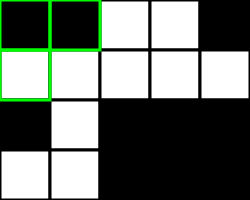
Frame 1 (no input)
Frame 60 (no input): identical to frame 1, image omitted
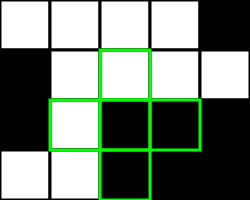
Frame 120 (the mouse pressed at the canvas centre since frame 60)

The p5.js sketch that drew these frames (run headless with seeded random() and noise() and a simulated clock; from frame 60 on, the mouse is pressed at the canvas centre):

// p5.js sketch
// ── sketch.js
// Puzzle game Starter
// Tyler Lusher 
// November 6
// A first foray into working with 2d arrays 


let grid =
[ [255,  0,    255,  0,    255],
  [0,    0,    0,    255,  0],
  [255,  255,  0,    255,  0],
  [255,  0,    0,    255,  0]
];

let gridHighlight =
[ [0,  0,    0,  0,    0],
  [0,    0,    0,    0,  0],
  [0,  0,  0,    0,  0],
  [0,  0,    0,    0,  0]
];


const NUM_ROWS = 4;
const NUM_COLS = 5;
let rectWidth, rectHeight, row, col;
let modle = 0;


function setup() {
  rectWidth = 50;
  rectHeight = 50;
  createCanvas(NUM_COLS*rectWidth,NUM_ROWS*rectHeight);
  strokeWeight(3);
  newGrid(grid);
}

function draw() {
  row = getCurrentY(); col = getCurrentX();
  renderGrid();
}

function newGrid(grid){
  for(let x=0; x<NUM_COLS;x++){
    for(let y=0; y<NUM_ROWS;y++){
      let rand = floor(random(0,2));
      if (rand===0){
        grid[y][x]=255;
      }
      else{
        grid[y][x]=0;
      }
    }
  }
}

function checkWin(array){
  let win=0;
  for(let x=0; x<NUM_COLS;x++){
    for(let y=0; y<NUM_ROWS;y++){
      if(array[y][x]===255){
        win=win+1;
      }
      if(array[y][x]===0){
        win=win-1;
      }
    }
    if (win === 20 || win === - 20){
      for(let x=0; x<NUM_COLS;x++){
        for(let y=0; y<NUM_ROWS;y++){
          gridHighlight[y][x]=1;
        }
      }  
    }
  } 
}

function mousePressed(){
  // when the mouse is clicked, flip the value at t he current 
  //row,col + also flip the cardinal neighbors (north ,s,e,w)

  // flip @ mouseposition 

  // flip the 4 neighbors up down left right
  if (key==="Shift" && keyIsPressed){
    flip(col,row);
  }
  else{
    if (modle ===1 ){
      flip(col,row);
      if (row>0 && row<NUM_ROWS-1){
        flip(col-1,row+1);
      }
      if (col>0){
        flip(col-1,row);
      }
      if (row<NUM_ROWS-1){
        flip(col,row+1);
      }
    }
    else{
      flip(col,row);
      if (col<NUM_COLS-1){
        flip(col+1,row);
      }
      if (row>0){
        flip(col,row-1);
      }
      if (col>0){
        flip(col-1,row);
      }
      if (row<NUM_ROWS-1){
        flip(col,row+1);
      }
    }
  }
}

function keyPressed(){
  if(key===" " && modle === 0){
    modle=1;
  }
  else if(key === " " &&  modle === 1){
    modle = 0;
  }
}

function flip(col,row){
  // at given x,y flip the value in the 2d array 
  //0 right 255  255 right 0
  if (grid[row][col]===0 || grid[row][col] ===1){
    grid[row][col]=255;
  }
  else {
    grid[row][col]=0;
  
  }
}



function getCurrentX(){ // determine current column mouse is in, and return
  let constrainMouseX = constrain(mouseX,0,width-1);
  return floor(constrainMouseX/rectWidth);
}

function getCurrentY(){// determine current row mouse is in, and return
  let constrainMouseY = constrain(mouseY,0,height-1);
  return floor(constrainMouseY/rectHeight);
}


function renderGrid(){
  // creats a 2d grid of squares using information from our 
  // 2d array for the corrosponding fill values 
  highlight(row,col);
  checkWin(grid);
  for(let x=0; x<NUM_COLS;x++){
    for(let y=0; y<NUM_ROWS;y++){
      let fillValue = grid[y][x];
      stroke(0,0,0);
      fill(fillValue);
      // x:   0,  1,  2,    3,    4
      //posX  0,  50, 100,  150,  200   expression? x right pos
      rect(x*rectWidth,y*rectHeight,rectWidth,rectHeight);
    }
  }
  for(let x=0; x<NUM_COLS;x++){
    for(let y=0; y<NUM_ROWS;y++){
      let grid1fill = gridHighlight[y][x];
      if (grid1fill!== 0){
        noFill();
        stroke(0,255,0);
        rect(x*rectWidth,y*rectHeight,rectWidth,rectHeight);
      }
    }
  }
}

function highlight(row,col){
  for(let x=0; x<NUM_COLS;x++){
    for(let y=0; y<NUM_ROWS;y++){
      gridHighlight[y][x]=0;
    }
  }
  if (key==="Shift" && keyIsPressed){
    gridHighlight[row][col]+=1;
  }
  else if (modle === 1){
    if (gridHighlight[row][col] !== 1){
      gridHighlight[row][col]+=1;
      if (col>0){
        gridHighlight[row][col-1]=1;
      }             
      if (row<NUM_ROWS-1){     
        gridHighlight[row+1][col]=1;
      }
      if (row<NUM_ROWS-1 && col>0){     
        gridHighlight[row+1][col-1]=1;
      }
    }

  }
  else{
    if (gridHighlight[row][col] !== 1){
      gridHighlight[row][col]+=1;
      if (col<NUM_COLS-1){
        gridHighlight[row][col+1]=1;
      }
      if (row>0){
        gridHighlight[row-1][col]=1;
      }
      if (col>0){
        gridHighlight[row][col-1]=1;
      }             
      if (row<NUM_ROWS-1){     
        gridHighlight[row+1][col]=1;
      }
    }
  } 
}
